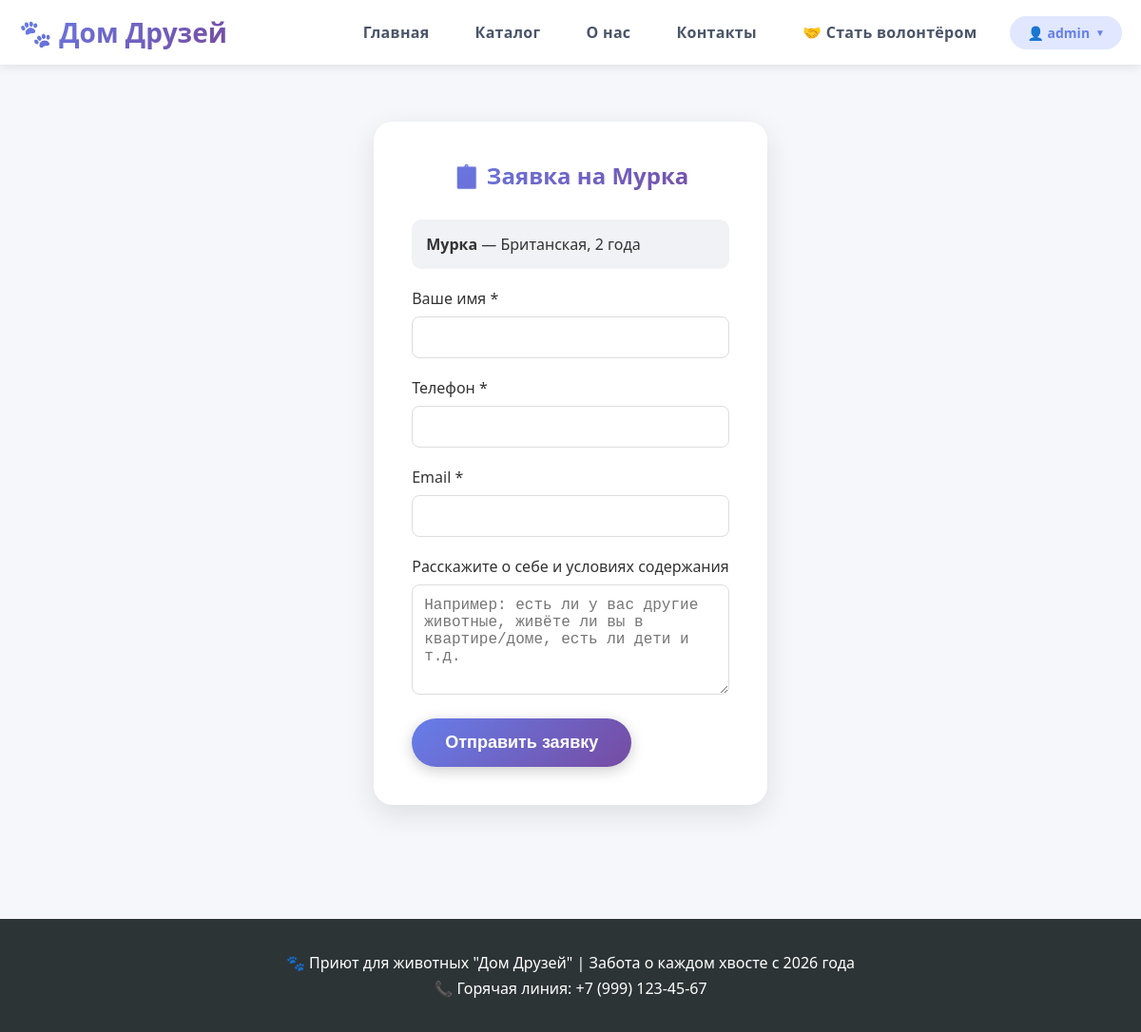
/apply/1 (signed in), run on the app's committed database.
### tables this page shows
CREATE TABLE animals (
        id INTEGER PRIMARY KEY AUTOINCREMENT,
        name TEXT NOT NULL,
        type TEXT NOT NULL,
        breed TEXT,
        age TEXT,
        description TEXT,
        photo TEXT,
        status TEXT DEFAULT 'available',
        created_at TIMESTAMP DEFAULT CURRENT_TIMESTAMP
    );

### app.py (the view, shortened to what this page needs)
@app.route('/apply/<int:animal_id>', methods=['GET', 'POST'])
@login_required
def apply(animal_id):
    conn = get_db_connection()
    cur = conn.cursor()
    if USE_POSTGRES:
        cur.execute("SELECT * FROM animals WHERE id = %s", (animal_id,))
    else:
        cur.execute("SELECT * FROM animals WHERE id = ?", (animal_id,))
    animal = cur.fetchone()
    cur.close()
    conn.close()
    return render_template('apply.html', animal=animal)

### app.py (called while the page is built)
def get_db_connection():
    if USE_POSTGRES:
        conn = psycopg2.connect(DATABASE_URL, cursor_factory=RealDictCursor)
        return conn
    else:
        conn = sqlite3.connect('shelter.db')
        conn.row_factory = sqlite3.Row
        return conn

def login_required(f):
    @wraps(f)
    def decorated_function(*args, **kwargs):
        if 'user_id' not in session:
            flash('Пожалуйста, авторизуйтесь', 'warning')
            return redirect(url_for('login'))
        return f(*args, **kwargs)
    return decorated_function

### templates/apply.html (shortened to what this page needs)
{% extends "base.html" %}
{% block content %}
<section class="auth-form">
    <div class="container">
        <div class="form-container">
            <h2>📋 Заявка на {{ animal[1] }}</h2>
            <div style="background: #f0f2f5; padding: 15px; border-radius: 10px; margin-bottom: 20px;">
                <p><strong> {{ animal[1] }}</strong> — {{ animal[3] }}, {{ animal[4] }}</p>
            </div>
            <form method="POST">
                <div class="form-group">
                    <label>Ваше имя *</label>
                    <input type="text" name="user_name" required>
                </div>
                <div class="form-group">
                    <label>Телефон *</label>
                    <input type="tel" name="user_phone" required>
                </div>
                <div class="form-group">
                    <label>Email *</label>
                    <input type="email" name="user_email" required>
                </div>
                <div class="form-group">
                    <label>Расскажите о себе и условиях содержания</label>
                    <textarea name="message" rows="5" placeholder="Например: есть ли у вас другие животные, живёте ли вы в квартире/доме, есть ли дети и т.д."></textarea>
                </div>
                <button type="submit" class="btn-primary">Отправить заявку</button>
            </form>
        </div>
    </div>
</section>
{% endblock %}

### templates/base.html (shortened to what this page needs)
<!DOCTYPE html>
<html lang="ru">
<head>
    <link rel="stylesheet" href="{{ url_for('static', filename='css/style.css') }}">
</head>
<body>
    <nav class="navbar">
        <div class="container">
            <a href="/" class="logo">🐾 Дом Друзей</a>
            <ul class="nav-menu">
                <li><a href="/">Главная</a></li>
                <li><a href="/catalog">Каталог</a></li>
                <li><a href="/about">О нас</a></li>
                <li><a href="/contacts">Контакты</a></li>
                <li><a href="/volunteer">🤝 Стать волонтёром</a></li>
                {% if session.username %}
                    <li class="user-menu">
                        <div class="user-welcome">👤 {{ session.username }}</div>
                    </li>
                {% else %}
                    <li><a href="/login" class="login-btn">Вход</a></li>
                    <li><a href="/register" class="register-btn">Регистрация</a></li>
                {% endif %}
            </ul>
        </div>
    </nav>
    <main>
        {% block content %}{% endblock %}
    </main>
    <footer>
        <div class="container">
            <p>🐾 Приют для животных "Дом Друзей" | Забота о каждом хвосте с 2026 года</p>
            <p>📞 Горячая линия: +7 (999) 123-45-67</p>
        </div>
    </footer>
</body>
</html>

### static/css/style.css (style rules this page uses)
* { margin: 0; padding: 0; box-sizing: border-box; }
body { font-family: 'Segoe UI', Tahoma, Geneva, Verdana, sans-serif; background: #f5f7fa; min-height: 100vh; color: #333; }
.container { max-width: 1200px; margin: 0 auto; padding: 0 20px; }
.navbar { background: white; box-shadow: 0 2px 10px rgba(0,0,0,0.1); position: sticky; top: 0; z-index: 1000; }
.navbar .container { display: flex; justify-content: space-between; align-items: center; padding: 15px 20px; }
.logo { font-size: 28px; font-weight: bold; text-decoration: none; background: linear-gradient(135deg, #667eea 0%, #764ba2 100%); -webkit-background-clip: text; -webkit-text-fill-color: transparent; background-clip: text; transition: 0.3s; }
.nav-menu { display: flex; list-style: none; gap: 12px; align-items: center; }
.nav-menu a { text-decoration: none; color: #4a5568; font-weight: 600; padding: 10px 18px; border-radius: 40px; transition: all 0.3s ease; font-size: 16px; letter-spacing: 0.3px; background: transparent; position: relative; }
.user-welcome { background: #e0e7ff; padding: 8px 18px; border-radius: 40px; color: #667eea; font-weight: bold; font-size: 14px; margin-left: 5px; }
.auth-form, .admin-form { padding: 60px 0; min-height: 70vh; display: flex; align-items: center; }
.form-container { max-width: 500px; margin: 0 auto; background: white; padding: 40px; border-radius: 20px; box-shadow: 0 10px 30px rgba(0,0,0,0.1); }
.form-container h2 { text-align: center; margin-bottom: 30px; background: linear-gradient(135deg, #667eea 0%, #764ba2 100%); -webkit-background-clip: text; -webkit-text-fill-color: transparent; background-clip: text; }
.form-group { margin-bottom: 20px; }
.form-group label { display: block; margin-bottom: 8px; font-weight: 500; color: #333; }
.form-group input, .form-group select, .form-group textarea { width: 100%; padding: 12px; border: 1px solid #ddd; border-radius: 8px; font-size: 16px; transition: 0.3s; }
.btn-primary { display: inline-block; background: linear-gradient(135deg, #667eea 0%, #764ba2 100%); color: white; padding: 15px 35px; border-radius: 50px; text-decoration: none; font-weight: bold; font-size: 18px; transition: 0.3s; border: none; cursor: pointer; box-shadow: 0 4px 15px rgba(0,0,0,0.2); }
footer { background: #2d3436; color: white; text-align: center; padding: 30px 0; margin-top: 60px; }
footer p { margin: 5px 0; }

### templates/base.html (style rules this page uses)
.user-menu { position: relative; display: inline-block; cursor: pointer; }
.user-welcome { background: #e0e7ff; padding: 8px 18px; border-radius: 40px; color: #667eea; font-weight: bold; font-size: 14px; margin-left: 5px; display: inline-flex; align-items: center; gap: 6px; cursor: pointer; }
.user-welcome::after { content: "▼"; font-size: 10px; color: #667eea; }

### data on the page
animals: name "Мурка", breed "Британская", age "2 года"

### other printed values
{{ session.username }} "admin"
